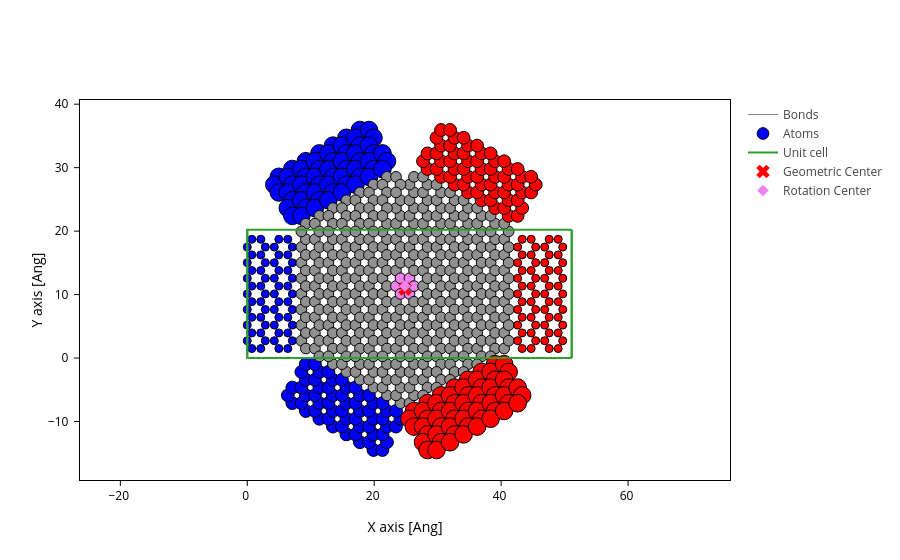

The notebook cell saved with this chart:
### Code cell
atoms_style = mark_electrode(lr_idx_device)
plot_with_center(device, atoms_style=atoms_style)

### Figure 1 — Plotly figure (JSON) as saved in the notebook; plotly's stock layout.template omitted (floating-point values rounded to 4 significant figures; data arrays with more than 128 entries replaced by an {"elided": "..."} marker saying what was removed)
{"data": [{"line": {"color": "gray", "width": 1}, "meta": {}, "mode": "lines", "name": "Bonds", "opacity": 1, "type": "scatter", "x": {"elided": "22386 float values"}, "y": {"elided": "22386 float values"}}, {"marker": {"color": {"elided": "742 str values"}, "line": {"color": "black", "width": 1}, "opacity": 1, "size": {"elided": "742 float values"}}, "meta": {}, "mode": "markers", "name": "Atoms", "opacity": 1, "type": "scatter", "x": {"elided": "742 float values"}, "y": {"elided": "742 float values"}}, {"meta": {}, "mode": "lines", "name": "Unit cell", "type": "scatter", "x": [0.0, 0.0, 51.12, 51.12, 0.0, 0.0, NaN, 0.0, 0.0, 0.0, 51.12, 51.12, 0.0, NaN, 51.12, 51.12, NaN, 51.12, 51.12], "y": [0.0, 20.22, 20.22, 20.22, 20.22, 20.22, NaN, 20.22, 0.0, 0.0, 0.0, 0.0, 0.0, NaN, 20.22, 0.0, NaN, 20.22, 0.0]}, {"marker": {"color": "red", "size": 12, "symbol": "x"}, "mode": "markers", "name": "Geometric Center", "type": "scatter", "x": [24.85], "y": [10.89]}, {"marker": {"color": "violet", "size": 9, "symbol": "diamond"}, "mode": "markers", "name": "Rotation Center", "type": "scatter", "x": [24.85], "y": [11.34]}], "layout": {"scene": {"aspectmode": "data", "xaxis": {"title": {"text": "X axis [Ang]"}}, "yaxis": {"title": {"text": "Y axis [Ang]"}}}, "xaxis": {"scaleanchor": "y", "scaleratio": 1, "title": {"text": "X axis [Ang]"}}, "yaxis": {"title": {"text": "Y axis [Ang]"}}}}
